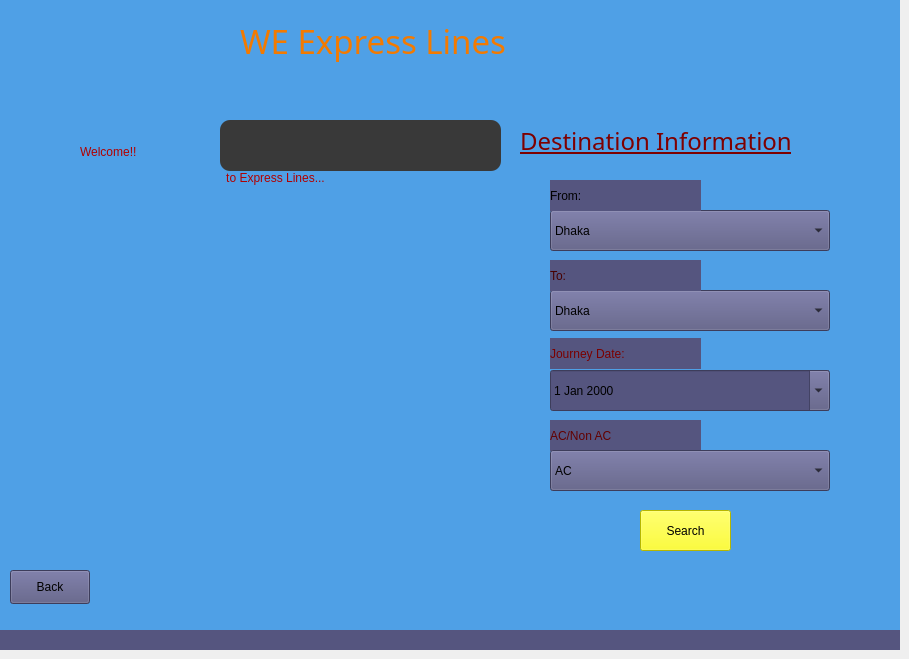
    <widget class="QWidget" name="Third_page">
     <widget class="QStackedWidget" name="stackedWidget">
      <property name="geometry">
       <rect>
        <x>0</x>
        <y>0</y>
        <width>900</width>
        <height>650</height>
       </rect>
      </property>
      <property name="styleSheet">
       <string notr="true">background-color: rgb(85, 85, 127);</string>
      </property>
      <widget class="QWidget" name="page_3">
       <widget class="QLabel" name="label_16">
        <property name="geometry">
         <rect>
          <x>240</x>
          <y>10</y>
          <width>411</width>
          <height>61</height>
         </rect>
        </property>
        <property name="font">
         <font>
          <family>Ravie</family>
          <pointsize>25</pointsize>
          <italic>false</italic>
          <bold>false</bold>
          <kerning>true</kerning>
         </font>
        </property>
        <property name="autoFillBackground">
         <bool>false</bool>
        </property>
        <property name="styleSheet">
         <string notr="true">color: rgb(243, 122, 0);

background-color: rgba(0,0,0,0);
font: 25pt &quot;Ravie&quot;;</string>
        </property>
        <property name="frameShape">
         <enum>QFrame::NoFrame</enum>
        </property>
        <property name="frameShadow">
         <enum>QFrame::Plain</enum>
        </property>
        <property name="text">
         <string>WE Express Lines</string>
        </property>
        <property name="textFormat">
         <enum>Qt::AutoText</enum>
        </property>
        <property name="scaledContents">
         <bool>false</bool>
        </property>
        <property name="wordWrap">
         <bool>false</bool>
        </property>
       </widget>
       <widget class="QComboBox" name="from">
        <property name="geometry">
         <rect>
          <x>550</x>
          <y>210</y>
          <width>280</width>
          <height>41</height>
         </rect>
        </property>
        <property name="styleSheet">
         <string notr="true">font: 900 12pt &quot;Arial Black&quot;;</string>
        </property>
        <item>
         <property name="text">
          <string>Dhaka</string>
         </property>
        </item>
        <item>
         <property name="text">
          <string>Chittagong</string>
         </property>
        </item>
        <item>
         <property name="text">
          <string>Barisal</string>
         </property>
        </item>
        <item>
         <property name="text">
          <string>Khulna</string>
         </property>
        </item>
        <item>
         <property name="text">
          <string>Mymensingh</string>
         </property>
        </item>
        <item>
         <property name="text">
          <string>Rangpur</string>
         </property>
        </item>
        <item>
         <property name="text">
          <string>Rajshahi</string>
         </property>
        </item>
        <item>
         <property name="text">
          <string>Sylhet</string>
         </property>
        </item>
       </widget>
       <widget class="QComboBox" name="to">
        <property name="geometry">
         <rect>
          <x>550</x>
          <y>290</y>
          <width>280</width>
          <height>41</height>
         </rect>
        </property>
        <property name="styleSheet">
         <string notr="true">font: 900 12pt &quot;Arial Black&quot;;</string>
        </property>
        <item>
         <property name="text">
          <string>Dhaka</string>
         </property>
        </item>
        <item>
         <property name="text">
          <string>Chittagong</string>
         </property>
        </item>
        <item>
         <property name="text">
          <string>Barisal</string>
         </property>
        </item>
        <item>
         <property name="text">
          <string>Khulna</string>
         </property>
        </item>
        <item>
         <property name="text">
          <string>Mymensingh</string>
         </property>
        </item>
        <item>
         <property name="text">
          <string>Rangpur</string>
         </property>
        </item>
        <item>
         <property name="text">
          <string>Rajshahi</string>
         </property>
        </item>
        <item>
         <property name="text">
          <string>Sylhet</string>
         </property>
        </item>
       </widget>
       <widget class="QDateEdit" name="journey_date">
        <property name="geometry">
         <rect>
          <x>550</x>
          <y>370</y>
          <width>280</width>
          <height>41</height>
         </rect>
        </property>
        <property name="styleSheet">
         <string notr="true">font: 900 12pt &quot;Arial Black&quot;;</string>
        </property>
        <property name="calendarPopup">
         <bool>true</bool>
        </property>
       </widget>
       <widget class="QPushButton" name="search_button">
        <property name="geometry">
         <rect>
          <x>640</x>
          <y>510</y>
          <width>91</width>
          <height>41</height>
         </rect>
        </property>
        <property name="styleSheet">
         <string notr="true">font: 900 14pt &quot;Arial Black&quot;;
color: rgb(0, 0, 0);
background-color: rgb(255, 255, 0);</string>
        </property>
        <property name="text">
         <string>Search</string>
        </property>
       </widget>
       <widget class="QLabel" name="label_19">
        <property name="geometry">
         <rect>
          <x>550</x>
          <y>180</y>
          <width>151</width>
          <height>31</height>
         </rect>
        </property>
        <property name="styleSheet">
         <string notr="true">font: 900 14pt &quot;Arial Black&quot;;
color: rgb(0, 0, 0);
</string>
        </property>
        <property name="text">
         <string>From:</string>
        </property>
       </widget>
       <widget class="QLabel" name="label_20">
        <property name="geometry">
         <rect>
          <x>550</x>
          <y>260</y>
          <width>151</width>
          <height>31</height>
         </rect>
        </property>
        <property name="styleSheet">
         <string notr="true">font: 900 14pt &quot;Arial Black&quot;;
color: rgb(71, 0, 0);</string>
        </property>
        <property name="text">
         <string>To:</string>
        </property>
       </widget>
       <widget class="QLabel" name="label_21">
        <property name="geometry">
         <rect>
          <x>550</x>
          <y>338</y>
          <width>151</width>
          <height>31</height>
         </rect>
        </property>
        <property name="styleSheet">
         <string notr="true">font: 900 14pt &quot;Arial Black&quot;;
color: rgb(122, 0, 0);</string>
        </property>
        <property name="text">
         <string>Journey Date:</string>
        </property>
       </widget>
       <widget class="QLabel" name="label_25">
        <property name="geometry">
         <rect>
          <x>80</x>
          <y>100</y>
          <width>391</width>
          <height>131</height>
         </rect>
        </property>
        <property name="styleSheet">
         <string notr="true">background-color: rgba(0, 0,0, 0);
color: rgb(255, 255, 0);

font: 700 22pt &quot;Palatino Linotype&quot;;

</string>
        </property>
        <property name="text">
         <string>&lt;html&gt;&lt;head/&gt;&lt;body&gt;&lt;p&gt;&lt;span style=&quot; color:#b00000;&quot;&gt;Welcome!! &lt;/span&gt;&lt;/p&gt;&lt;p align=&quot;center&quot;&gt;&lt;span style=&quot; color:#b00000;&quot;&gt;to Express Lines...&lt;/span&gt;&lt;/p&gt;&lt;/body&gt;&lt;/html&gt;</string>
        </property>
       </widget>
       <widget class="QLabel" name="label_26">
        <property name="geometry">
         <rect>
          <x>550</x>
          <y>420</y>
          <width>151</width>
          <height>31</height>
         </rect>
        </property>
        <property name="styleSheet">
         <string notr="true">font: 900 14pt &quot;Arial Black&quot;;
color: rgb(98, 0, 0);</string>
        </property>
        <property name="text">
         <string>AC/Non AC</string>
        </property>
       </widget>
       <widget class="QComboBox" name="ac_nonac">
        <property name="geometry">
         <rect>
          <x>550</x>
          <y>450</y>
          <width>280</width>
          <height>41</height>
         </rect>
        </property>
        <property name="styleSheet">
         <string notr="true">font: 900 12pt &quot;Arial Black&quot;;</string>
        </property>
        <item>
         <property name="text">
          <string>AC</string>
         </property>
        </item>
        <item>
         <property name="text">
          <string>Non AC</string>
         </property>
        </item>
       </widget>
       <widget class="QPushButton" name="back_button_2">
        <property name="geometry">
         <rect>
          <x>10</x>
          <y>570</y>
          <width>80</width>
          <height>34</height>
         </rect>
        </property>
        <property name="styleSheet">
         <string notr="true">font: 700 14pt &quot;Segoe UI&quot;;
color: rgb(0, 0, 0);
background-color: rgb(85, 85, 127);</string>
        </property>
        <property name="text">
         <string>Back</string>
        </property>
       </widget>
       <widget class="QLabel" name="label_6">
        <property name="geometry">
         <rect>
          <x>0</x>
          <y>-20</y>
          <width>900</width>
          <height>650</height>
         </rect>
        </property>
        <property name="styleSheet">
         <string notr="true">background-color: rgb(79, 160, 230);</string>
        </property>
        <property name="text">
         <string/>
        </property>
        <property name="pixmap">
         <pixmap>C:/Users/USER/OneDrive/Pictures/working_picture/bus.jpg</pixmap>
        </property>
        <property name="scaledContents">
         <bool>true</bool>
        </property>
       </widget>
       <widget class="QLabel" name="label_18">
        <property name="geometry">
         <rect>
          <x>520</x>
          <y>120</y>
          <width>361</width>
          <height>41</height>
         </rect>
        </property>
        <property name="font">
         <font>
          <family>Rockwell Extra Bold</family>
          <pointsize>18</pointsize>
          <italic>false</italic>
          <underline>true</underline>
          <kerning>true</kerning>
          <fontweight>ExtraBold</fontweight>
         </font>
        </property>
        <property name="autoFillBackground">
         <bool>false</bool>
        </property>
        <property name="styleSheet">
         <string notr="true">color: rgb(126, 0, 0);
font: 800 18pt &quot;Rockwell Extra Bold&quot;;

background-color: rgba(0,0,0,0);

text-decoration: underline;</string>
        </property>
        <property name="frameShape">
         <enum>QFrame::NoFrame</enum>
        </property>
        <property name="frameShadow">
         <enum>QFrame::Plain</enum>
        </property>
        <property name="text">
         <string>Destination Information</string>
        </property>
        <property name="textFormat">
         <enum>Qt::AutoText</enum>
        </property>
        <property name="scaledContents">
         <bool>false</bool>
        </property>
        <property name="wordWrap">
         <bool>false</bool>
        </property>
       </widget>
       <widget class="QLabel" name="label_158">
        <property name="geometry">
         <rect>
          <x>220</x>
          <y>120</y>
          <width>281</width>
          <height>51</height>
         </rect>
        </property>
        <property name="styleSheet">
         <string notr="true">
border-radius: 10px;
background-color: rgb(57, 57, 57);</string>
        </property>
        <property name="text">
         <string/>
        </property>
       </widget>
       <zorder>label_6</zorder>
       <zorder>label_16</zorder>
       <zorder>from</zorder>
       <zorder>to</zorder>
       <zorder>journey_date</zorder>
       <zorder>search_button</zorder>
       <zorder>label_19</zorder>
       <zorder>label_20</zorder>
       <zorder>label_21</zorder>
       <zorder>label_25</zorder>
       <zorder>label_26</zorder>
       <zorder>ac_nonac</zorder>
       <zorder>label_18</zorder>
       <zorder>back_button_2</zorder>
       <zorder>label_158</zorder>
      </widget>
      <widget class="QWidget" name="Fourth_page"/>
     </widget>
    </widget>
